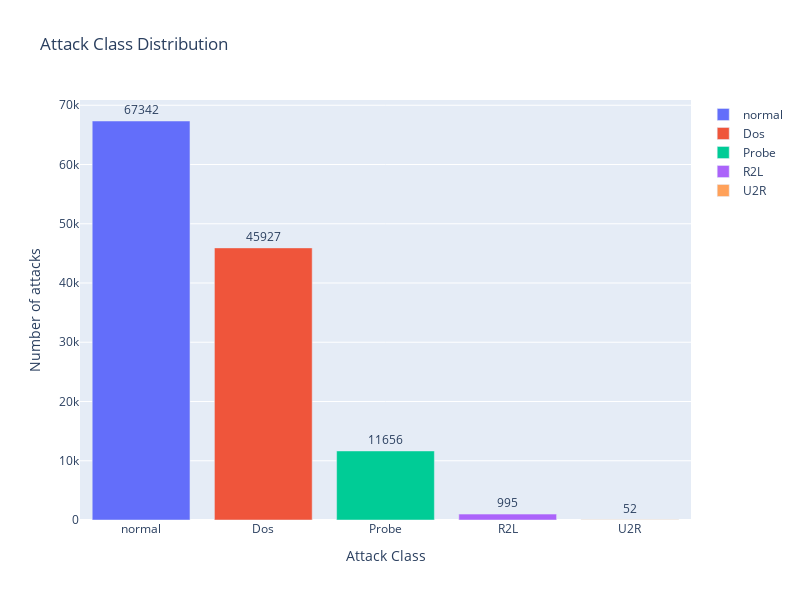

The cell this chart's notebook holds for it:
### Code cell
fig = go.Figure(data=[
    go.Bar(name='normal',
        y=df["attack"].value_counts().values[0:1],
        x=['normal'],
        text = df["attack"].value_counts()[0:1],
        orientation='v',
        textposition='outside',),
    go.Bar(name='Dos',
        y=df["attack"].value_counts().values[1:2],
        x=['Dos'],
        text = df["attack"].value_counts()[1:2],
        orientation='v',
        textposition='outside',),
    go.Bar(name='Probe',
        y=df["attack"].value_counts().values[2:3],
        x=['Probe'],
        text = df["attack"].value_counts()[2:3],
        orientation='v',
        textposition='outside',),
    go.Bar(name='R2L',
        y=df["attack"].value_counts().values[3:4],
        x=['R2L'],
        text = df["attack"].value_counts()[3:4],
        orientation='v',
        textposition='outside',),
    go.Bar(name='U2R',
        y=df["attack"].value_counts().values[4:5],
        x=['U2R'],
        text = df["attack"].value_counts()[4:5],
        orientation='v',
        textposition='outside',),
])
fig.update_layout(
                  width=800,
                  height=600,
                  title=f'Attack Class Distribution',
                  yaxis_title='Number of attacks',
                  xaxis_title='Attack Class',)
iplot(fig)

### Figure 1 — Plotly figure (JSON) as saved in the notebook; plotly's stock layout.template omitted (floating-point values rounded to 4 significant figures)
{"data": [{"name": "normal", "orientation": "v", "text": [67342], "textposition": "outside", "type": "bar", "x": ["normal"], "y": [67342]}, {"name": "Dos", "orientation": "v", "text": [45927], "textposition": "outside", "type": "bar", "x": ["Dos"], "y": [45927]}, {"name": "Probe", "orientation": "v", "text": [11656], "textposition": "outside", "type": "bar", "x": ["Probe"], "y": [11656]}, {"name": "R2L", "orientation": "v", "text": [995], "textposition": "outside", "type": "bar", "x": ["R2L"], "y": [995]}, {"name": "U2R", "orientation": "v", "text": [52], "textposition": "outside", "type": "bar", "x": ["U2R"], "y": [52]}], "layout": {"height": 600, "title": {"text": "Attack Class Distribution"}, "width": 800, "xaxis": {"title": {"text": "Attack Class"}}, "yaxis": {"title": {"text": "Number of attacks"}}}}
